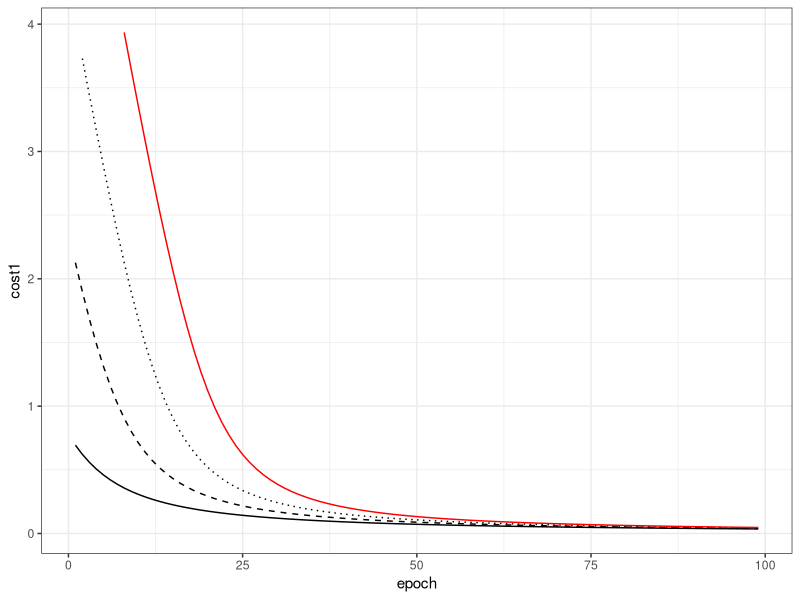

This chart was generated by the following R code:
library(data.table)
library(ggplot2)

l <- 0.15  # The learning Rate lambda
i <- 1.00  # Input learning data
y <- 0.00  # Output Learning data

chart1 <- data.table(epoch = numeric(), cost1 = numeric())
chart2 <- data.table(epoch = numeric(), cost2 = numeric())
chart3 <- data.table(epoch = numeric(), cost3 = numeric())
chart4 <- data.table(epoch = numeric(), cost4 = numeric())

# Define our Cost Function which is now cross entropy
costf <- function (a, y){ 
  c <- y * log(a) + (1 - y) * log(1 - a)
  return(-c)
  }

logistic <- function (z){
  return(1/(1+exp(-z)))
}

# Run the iteration with the first set of weight and bias assumtions
w <- 0.0  # Initial assumption for weight
b <- 0.0  # Initial assumption for beta
epoch <- 1
while (epoch %% 100 != 0) {
  z      <- w * i + b
  a      <- logistic(z)
  c      <- costf(a, y)
  chart1 <- rbind(chart1, data.table(epoch = epoch, cost1 = c))
  
  dw     <- (a - y) * i # Note the new formulae for cross entropy
  db     <- (a - y)
  w      <- w - dw * l
  b      <- b - db * l
  epoch  <- epoch + 1
}

# Run the iteration with the next set of weight and bias assumtions
w <- 1.00  # Initial assumption for weight
b <- 1.00  # Initial assumption for beta
epoch <- 1
while (epoch %% 100 != 0) {
  z      <- w * i + b
  a      <- logistic(z)
  c      <- costf(a, y)
  chart2 <- rbind(chart2, data.table(epoch = epoch, cost2 = c))
  
  dw     <- (a - y) * i 
  db     <- (a - y) 
  w      <- w - dw * l
  b      <- b - db * l
  epoch  <- epoch + 1
}

# Run the iteration with the next set of weight and bias assumtions
w <- 2.00  # Initial assumption for weight
b <- 2.00  # Initial assumption for beta
epoch <- 1
while (epoch %% 100 != 0) {
  z      <- w * i + b
  a      <- logistic(z)
  c      <- costf(a, y)
  chart3 <- rbind(chart3, data.table(epoch = epoch, cost3 = c))
  
  dw     <- (a - y) * i 
  db     <- (a - y) 
  w      <- w - dw * l
  b      <- b - db * l
  epoch  <- epoch + 1
}

# Run the iteration with the last set of weight and bias assumtions
w <- 3.00  # Initial assumption for weight
b <- 3.00  # Initial assumption for beta
epoch <- 1
while (epoch %% 100 != 0) {
  z      <- w * i + b
  a      <- logistic(z)
  c      <- costf(a, y)
  chart4 <- rbind(chart4, data.table(epoch = epoch, cost4 = c))
  
  dw     <- (a - y) * i 
  db     <- (a - y) 
  w      <- w - dw * l
  b      <- b - db * l
  epoch  <- epoch + 1
}


# Plot the three versions
ggplot() + 
  geom_line(data = chart1[cost1 < 4], aes(x = epoch, y = cost1), linetype=1) + 
  geom_line(data = chart2[cost2 < 4], aes(x = epoch, y = cost2), linetype=2) + 
  geom_line(data = chart3[cost3 < 4], aes(x = epoch, y = cost3), linetype=3) + 
  geom_line(data = chart4[cost4 < 4], aes(x = epoch, y = cost4), color = "red") + 
  theme_bw()


